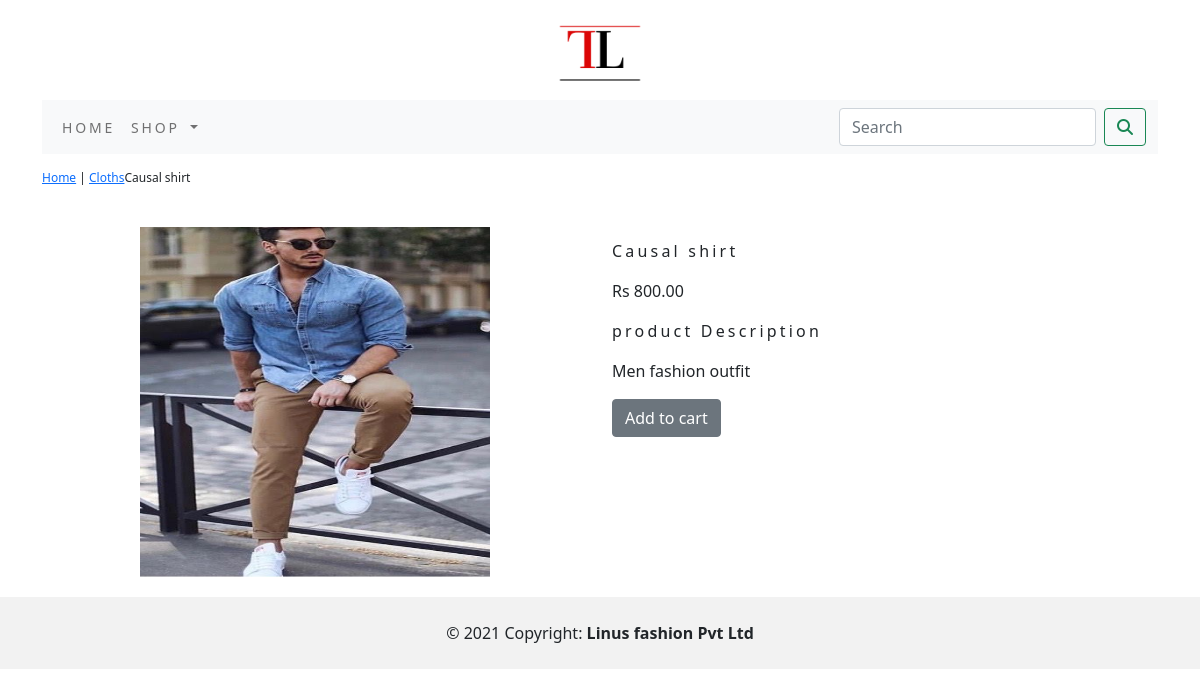
Page /shop/cloths/causal-shirt/ on the committed database.
### shop/models.py (models this page shows, shortened)
class Product(models.Model):
    name=models.CharField(max_length=250,unique=True)
    slug=models.SlugField(max_length=250,unique=True)
    description=models.TextField(blank=True)
    price=models.DecimalField(max_digits=10,decimal_places=2)
    category=models.ForeignKey(category,on_delete=models.CASCADE)
    image=models.ImageField(upload_to='product',blank=True)
    stock=models.IntegerField()
    available=models.BooleanField(default=True)
    created=models.DateTimeField(auto_now_add=True)
    updated=models.DateTimeField(auto_now=True)
    class Meta:
        ordering=('name',)
        verbose_name='product'
        verbose_name_plural='products'

class category(models.Model):
    name=models.CharField(max_length=250,unique=True)
    slug=models.SlugField(max_length=250,unique=True)
    description=models.TextField(blank=True)
    image=models.ImageField(upload_to='category',blank=True)
    class Meta:
        ordering=('name',)
        verbose_name='category'
        verbose_name_plural='categories'
    def get_url(self):
        return reverse('shop:products_by_category',args=[self.slug])
    def __str__(self):
        return '{}'.format(self.name)

### shop/views.py (the view)
# urls.py: path('<slug:c_slug>/<slug:product_slug>/',views.proDetail,name='prodcatdetail')
def proDetail(request,c_slug,product_slug):
    try:
        product=Product.objects.get(category__slug=c_slug,slug=product_slug)
    except Exception as e:
        raise e
    return render(request,'product.html',{'product':product})

### cart/context_processors.py (called while the page is built)
def counter(request):
    item_count=0
    if 'admin' in request.path:
        return {}
    else:
        try:
            cart=Cart.objects.filter(cart_id=_cart_id(request))
            car_item=CartItem.objects.all().filter(cart=cart[:1])
            for cart_item in car_item:
                item_count += cart_item.quantity
        except Cart.DoesNotExist:
            item_count =0
    return dict(item_count=item_count)

### cart/views.py (called while the page is built)
def _cart_id(request):
    cart=request.session.session_key
    if not cart:
        cart=request.session.create()
    return cart

### shop/context_processors.py (called while the page is built)
def menu_links(request):
    links=category.objects.all()
    return dict(links=links)

### templates/product.html (shortened to what this page needs)
{% extends 'base.html' %}
{% load static %}
{% block content %}
<div class="row my_prod_row_class">
    <div class="mx_auto">
        <p><a href="{% url 'shop:allprodcat' %}">Home</a> | <a href="{{product.category.get_url}}">{{product.category}}</a>{{product.name}}</p>
    </div>
<div class="container">
<br>
<div class="row">
    <div class="col-md-6 col-sm-12 col-ig-6 text-center">
        <div style="min-width:18rem">
            <img src="{{product.image.url}}" alt="{{products.name}}" style="width:350px;height:350px;">
        </div>
    </div>
    <div class="col-md-6 col-sm-12 col-ig-6">
        <div>
        <h1 class="my_prod_title">{{product.name}}</h1>
        <p>Rs {{product.price}}</p>
        <p class="my_title">product Description</p>
        <p class="text-justify my_prod_text">{{product.description}}</p>
        {% if Product.stock <= 0 %}
        <p class="text-justify my_prod_text"><b>Out of Stock</b></p>
        {% else %}
        <a class="btn btn-secondary" href="{% url 'cart:add_cart' product.id %}">Add to cart</a>
        {% endif%}
    </div>
</div>
</div>
</div>
</div>
{% endblock %}

### static/css/custom.css (style rules this page uses)
body { font-family: 'Roboto', sans-serif; }
.my_title { font-size:16px; text_transform:uppercase; letter-spacing:.2em; }
.my_prod_row_class { padding-top:15px; padding-bottom:20px; }
.my_prod_row_class .mx_auto { colour:#000; font-size:12px; text-decoration:none; }
.my_prod_title { font-size:16px; letter-spacing:.2em; text_transform:uppercase; padding-top:15px; padding-bottom:10px; }
.my_prod_text { padding-right: }

### rows in the picture
Product: category "Cloths", name "Causal shirt", image (picture), price "800.00", description "Men fashion outfit"
